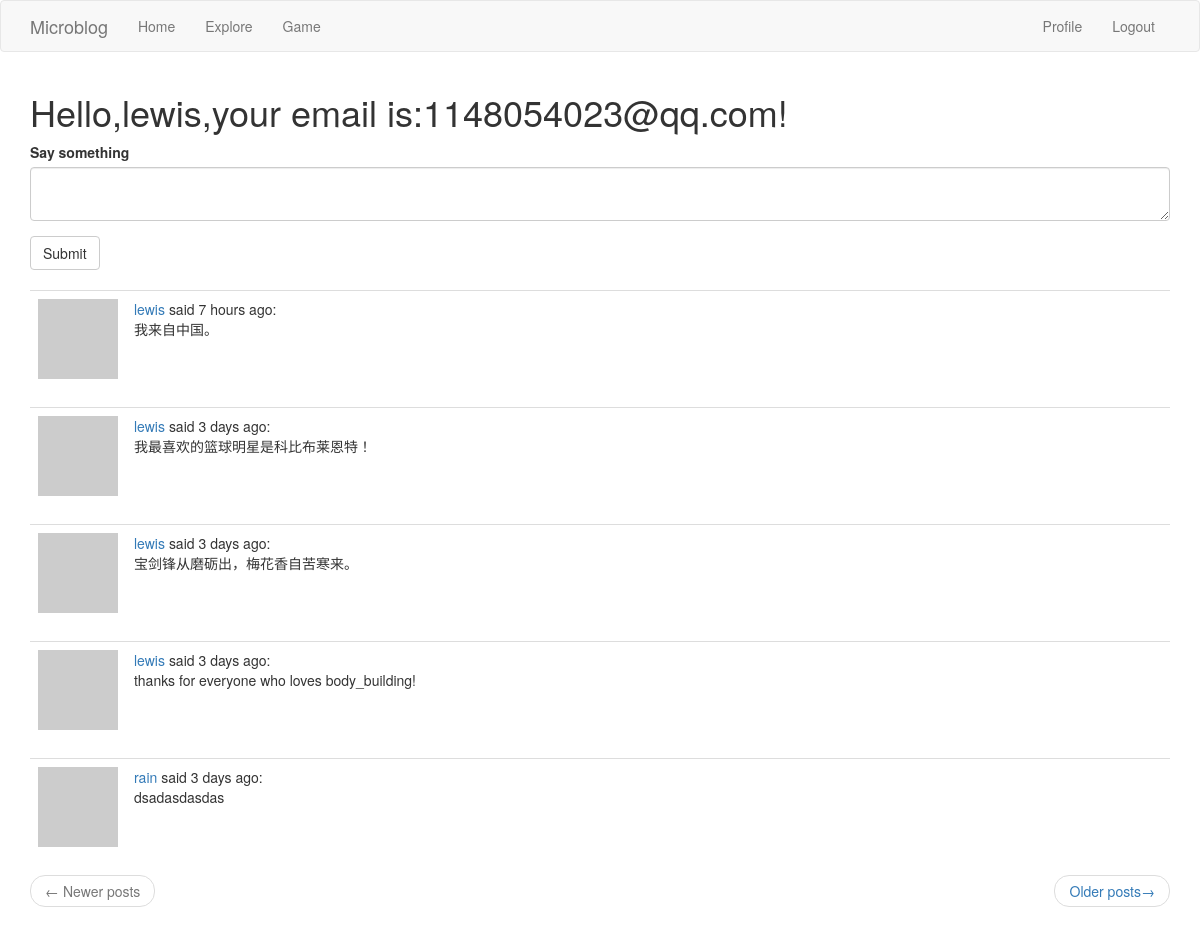
The app's page /index (signed in) with its own data.
### app/models.py (models this page shows, shortened)
class User(UserMixin,db.Model):
    id = db.Column(db.Integer, primary_key=True)
    username = db.Column(db.String(64), index=True,unique=True)
    email = db.Column(db.String(120), index=True,unique=True)
    password_hash = db.Column(db.String(128))
    posts = db.relationship('Post',backref='author',lazy='dynamic')
    about_me = db.Column(db.String(140))
    last_seen = db.Column(db.DateTime,default=datetime.utcnow)
    followed = db.relationship(
        'User',
        secondary = followers,
        primaryjoin = (followers.c.follower_id==id),
        secondaryjoin = (followers.c.followed_id==id),
        backref = db.backref('followers',lazy='dynamic'),
        lazy='dynamic'
        )
    def avatar(self,size):
        digest = md5(self.email.lower().encode('utf-8')).hexdigest()
        return 'https://www.gravatar.com/avatar/{}?d=identicon&s={}'.format(digest,size)
    def followed_posts(self):
        followed_posts =  Post.query.join(
            followers,(followers.c.followed_id==Post.user_id)).filter(
                    followers.c.follower_id==self.id)
        own = Post.query.filter_by(user_id = self.id)
        return followed_posts.union(own).order_by(Post.timestamp.desc())

class Post(db.Model):
    id = db.Column(db.Integer,primary_key=True)
    body = db.Column(db.String(140))
    timestamp = db.Column(db.DateTime,index=True,default=datetime.utcnow)
    user_id = db.Column(db.Integer,db.ForeignKey('user.id'))

### app/routes.py (the view)
@app.route('/',methods=['GET','POST'])
@app.route('/index',methods=['GET','POST'])
@login_required
def index():
    form = PostForm()
    if form.validate_on_submit():
        post = Post(body=form.post.data,author=current_user)
        db.session.add(post)
        db.session.commit()
        flash('Your post is now live!')
        return redirect(url_for('index'))
    page = request.args.get('page',1,type=int)
    posts = current_user.followed_posts().paginate(page,app.config['POSTS_PER_PAGE'],False)
    next_url = url_for('index',page=posts.next_num) if posts.has_next else None
    prev_url = url_for('index',page=posts.prev_num) if posts.has_prev else None
    return render_template('index.html',title='Home Page',form=form,posts=posts.items,next_url=next_url,prev_url=prev_url)

### app/forms.py
class PostForm(FlaskForm):
    post = TextAreaField('Say something',validators=[DataRequired(),Length(min=1,max=140)])
    submit = SubmitField('Submit')

### app/models.py (called while the page is built)
@login.user_loader
def load_user(id):
    return User.query.get(int(id))

### app/routes.py (called while the page is built)
@app.before_request
def before_request():
    if current_user.is_authenticated:
        current_user.last_seen = datetime.utcnow()
        db.session.commit()

### app/templates/index.html
{% extends "base.html"%}
{% import 'bootstrap/wtf.html' as wtf %}
{% block app_content %}
	<h1>Hello,{{current_user.username}},your email is:{{current_user.email}}!</h1>
	{% if form %}
        {{ wtf.quick_form(form) }}
	<br>
	{% endif %}
	{% for post in posts %}
		{% include '_post.html' %}
	{% endfor %}
	<nav aria-label="...">
		<ul class="pager">
			<li class="previous{% if not prev_url %} disabled{% endif %}">
				<a href="{{ prev_url or '#' }}">
					<span aria-hidden="true">&larr;</span> Newer posts
				</a>
			</li>
			<li class="next{% if not next_url %} disabled{% endif %}">
				<a href="{{ next_url or '#' }}">
					Older posts<span aria-hidden="true">&rarr;</span>
				</a>
			</li>
		</ul>
	</nav>
{% endblock %}

### app/templates/_post.html
<table class="table table-hover">
	<tr>
		<td width="70px">
			<a href="{{ url_for('user',username=post.author.username) }}">
				<img src="{{ post.author.avatar(70) }}">
			</a>
		</td>
		<td>
			<a href="{{ url_for('user',username=post.author.username) }}">{{ post.author.username }}</a>
			said {{ moment(post.timestamp).fromNow() }}:
			<br>{{ post.body }}
		</td>
        </tr>
</table>

### records on screen
User: username "lewis", email "1148054023@qq.com"
Post: author.username "lewis", timestamp "7 hours ago", body "我来自中国。"
Post: author.username "lewis", timestamp "3 days ago", body "我最喜欢的篮球明星是科比布莱恩特！"
Post: author.username "lewis", timestamp "3 days ago", body "宝剑锋从磨砺出，梅花香自苦寒来。"
Post: author.username "lewis", timestamp "3 days ago", body "thanks for everyone who loves body_building!"
Post: author.username "rain", timestamp "3 days ago", body "dsadasdasdas"
